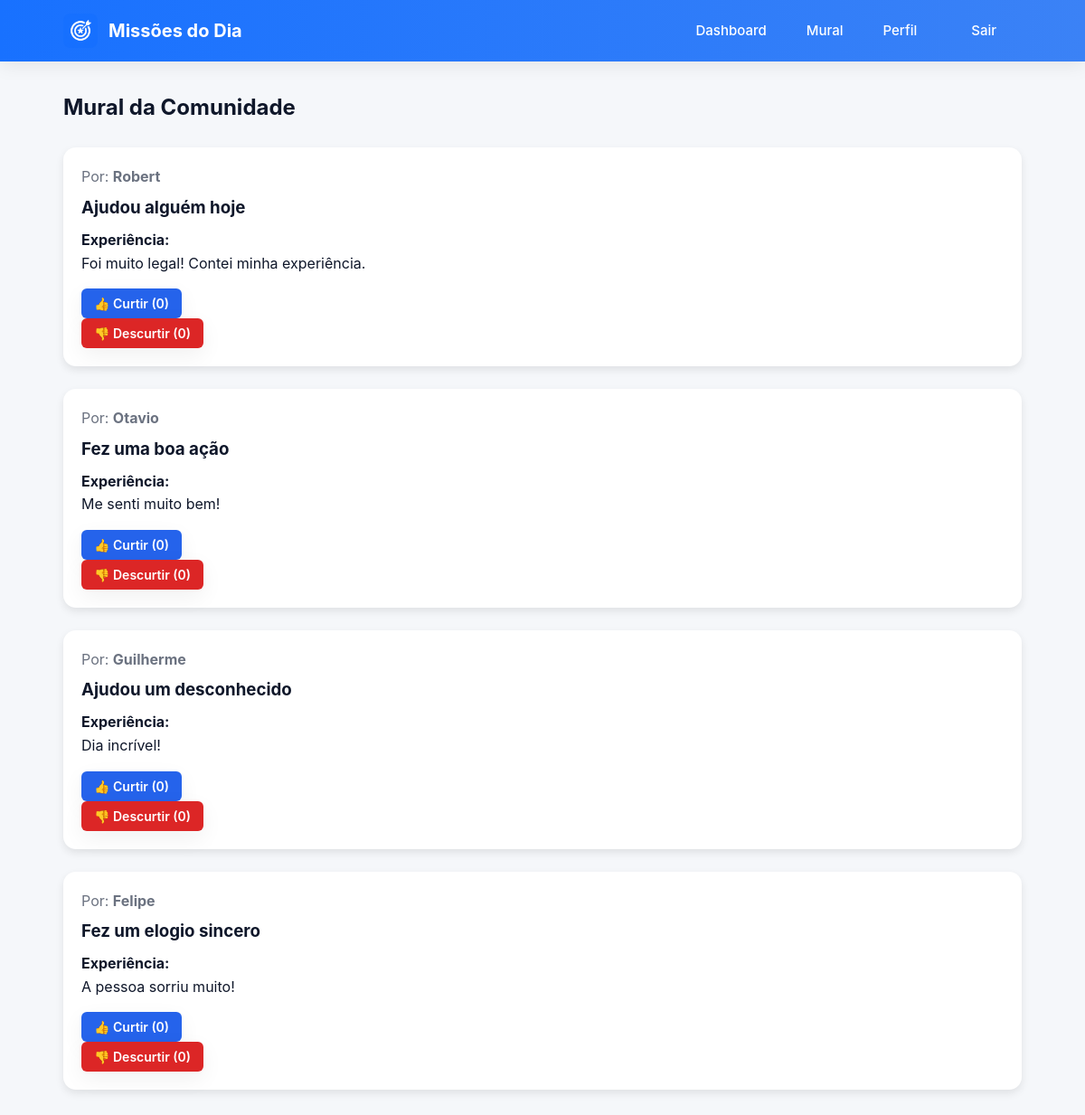
Page /pages/mural.php (signed in) on the committed database.
### tables this page shows
CREATE TABLE IF NOT EXISTS missoes (
  id INT AUTO_INCREMENT PRIMARY KEY,
  id_usuario INT NOT NULL,
  texto TEXT NOT NULL,
  experiencia TEXT,
  publico TINYINT(1) DEFAULT 0,
  criado_em TIMESTAMP DEFAULT CURRENT_TIMESTAMP,
  FOREIGN KEY (id_usuario) REFERENCES usuarios(id) ON DELETE CASCADE
);

CREATE TABLE IF NOT EXISTS usuarios (
  id INT AUTO_INCREMENT PRIMARY KEY,
  nome VARCHAR(120) NOT NULL,
  email VARCHAR(150) NOT NULL UNIQUE,
  senha_hash VARCHAR(255) NOT NULL,
  criado_em TIMESTAMP DEFAULT CURRENT_TIMESTAMP
);

### pages/mural.php (the view, shortened to what this page needs)
<?php
require_once '../php/db.php';
$sql = "
SELECT missoes.*, usuarios.nome,
    (SELECT COUNT(*) FROM avaliacoes WHERE id_missao = missoes.id AND avaliacao = 1) AS likes,
    (SELECT COUNT(*) FROM avaliacoes WHERE id_missao = missoes.id AND avaliacao = -1) AS dislikes
FROM missoes
JOIN usuarios ON usuarios.id = missoes.id_usuario
ORDER BY missoes.criado_em DESC
";
$result = $conn->query($sql);
?>
<!DOCTYPE html>
<html lang="pt-br">
<head>
    <link rel="stylesheet" href="../css/style.css">
</head>
<body>
<header class="site-header">
    <div class="nav-container">
        <div class="nav-left">
            <img src="../imgs/logo.png" class="nav-logo" alt="Logo">
            <span class="nav-title">Missões do Dia</span>
        </div>
        <div class="nav-links">
            <a class="nav-item" href="dashboard.php">Dashboard</a>
            <a class="nav-item" href="mural.php">Mural</a>
            <a class="nav-item" href="perfil.php">Perfil</a>
            <a class="nav-btn" href="logout.php">Sair</a>
        </div>
    </div>
</header>
<div class="container">
    <h2 style="margin-bottom: 25px;">Mural da Comunidade</h2>
<?php
while ($row = $result->fetch_assoc()) {
echo '
<div class="card">
    <p style="color:#6b7280; margin-bottom:6px;">
        Por: <strong>' . htmlspecialchars($row["nome"]) . '</strong>
    </p>
    <h3 style="margin-bottom:8px;">' . htmlspecialchars($row["texto"]) . '</h3>
    <p><strong>Experiência:</strong><br>'
        . nl2br(htmlspecialchars($row["experiencia"])) .
    '</p>
    <div style="margin-top:15px;">
        <form method="POST" action="../php/avaliar.php" style="display:inline;">
            <input type="hidden" name="id_missao" value="' . $row["id"] . '">
            <input type="hidden" name="avaliacao" value="1">
            <button class="btn-like">👍 Curtir (' . $row["likes"] . ')</button>
        </form>
        <form method="POST" action="../php/avaliar.php" style="display:inline;">
            <input type="hidden" name="id_missao" value="' . $row["id"] . '">
            <input type="hidden" name="avaliacao" value="-1">
            <button class="btn-dislike">👎 Descurtir (' . $row["dislikes"] . ')</button>
        </form>
    </div>
</div>';
}
?>
</div>
</body>
</html>

### css/style.css (style rules this page uses)
:root { --bg:#f5f7fa; --card:#ffffff; --accent:#3b82f6; --accent-dark:#2563eb; --muted:#6b7280; --text:#0f172a; --radius:14px; --shadow:0 8px 24px rgba(0,0,0,0.06); }
* { box-sizing:border-box;margin:0;padding:0;font-family:'Inter',system-ui,Arial }
body { background:var(--bg); color:var(--text); line-height:1.6; }
.container { max-width:1100px; margin:32px auto; padding:0 20px; }
.site-header { background:var(--accent); color:white; padding:18px 0; box-shadow:0 4px 20px rgba(0,0,0,0.08); }
.card { background:var(--card); padding:22px; border-radius:var(--radius); box-shadow:var(--shadow); margin-bottom:18px; transition:0.25s ease; }
.btn-like, .btn-dislike { padding: 8px 18px; border: none; border-radius: var(--radius); cursor: pointer; font-size: 14px; font-weight: 600; transition: 0.25s ease; display: flex; align-items: center; gap: 6px; box-shadow: var(--shadow); }
.btn-like { background: #e8f2ff; color: #1d4ed8; }
.btn-dislike { background: #ffeaea; color: #b91c1c; }
.nav-container { max-width: 1100px; margin: 0 auto; padding: 0 24px; display: flex; justify-content: space-between; align-items: center; }
.nav-logo { display: flex; align-items: center; gap: 10px; }
.nav-links a { margin: 0 12px; color: white; text-decoration: none; font-weight: 500; transition: 0.2s ease; }
.site-header { background: linear-gradient(90deg, #1871FF, #3b82f6); padding: 14px 0; box-shadow: 0 4px 20px rgba(0,0,0,0.08); }
.nav-container { max-width: 1100px; margin: auto; padding: 0 20px; display: flex; align-items: center; justify-content: space-between; }
.nav-left { display: flex; align-items: center; gap: 12px; }
.nav-logo { height: 38px; width: 38px; border-radius: 8px; }
.nav-title { color: white; font-size: 20px; font-weight: 700; }
.nav-links { display: flex; align-items: center; gap: 20px; }
.nav-item { color: white; text-decoration: none; font-size: 15px; font-weight: 500; transition: 0.2s ease; }
.nav-btn { background: none; color: #1d4ed8; padding: 8px 16px; border-radius: 8px; font-size: 15px; font-weight: 600; text-decoration: none; transition: 0.s; }

### pages/mural.php (style rules this page uses)
.btn-like, .btn-dislike { padding: 8px 14px; border-radius: 6px; font-weight: 600; border: none; cursor: pointer; margin-right: 12px; }
.btn-like { background: #2563eb; color: white; }
.btn-dislike { background: #dc2626; color: white; }
.card { background: white; padding: 20px; border-radius: 14px; margin-bottom: 25px; box-shadow: 0px 4px 10px rgba(0,0,0,0.09); }

### rows in the picture
missoes: id_usuario.nome "Robert", texto "Ajudou alguém hoje", experiencia "Foi muito legal! Contei minha experiência.", likes "0", dislikes "0"
missoes: id_usuario.nome "Otavio", texto "Fez uma boa ação", experiencia "Me senti muito bem!", likes "0", dislikes "0"
missoes: id_usuario.nome "Guilherme", texto "Ajudou um desconhecido", experiencia "Dia incrível!", likes "0", dislikes "0"
missoes: id_usuario.nome "Felipe", texto "Fez um elogio sincero", experiencia "A pessoa sorriu muito!", likes "0", dislikes "0"
